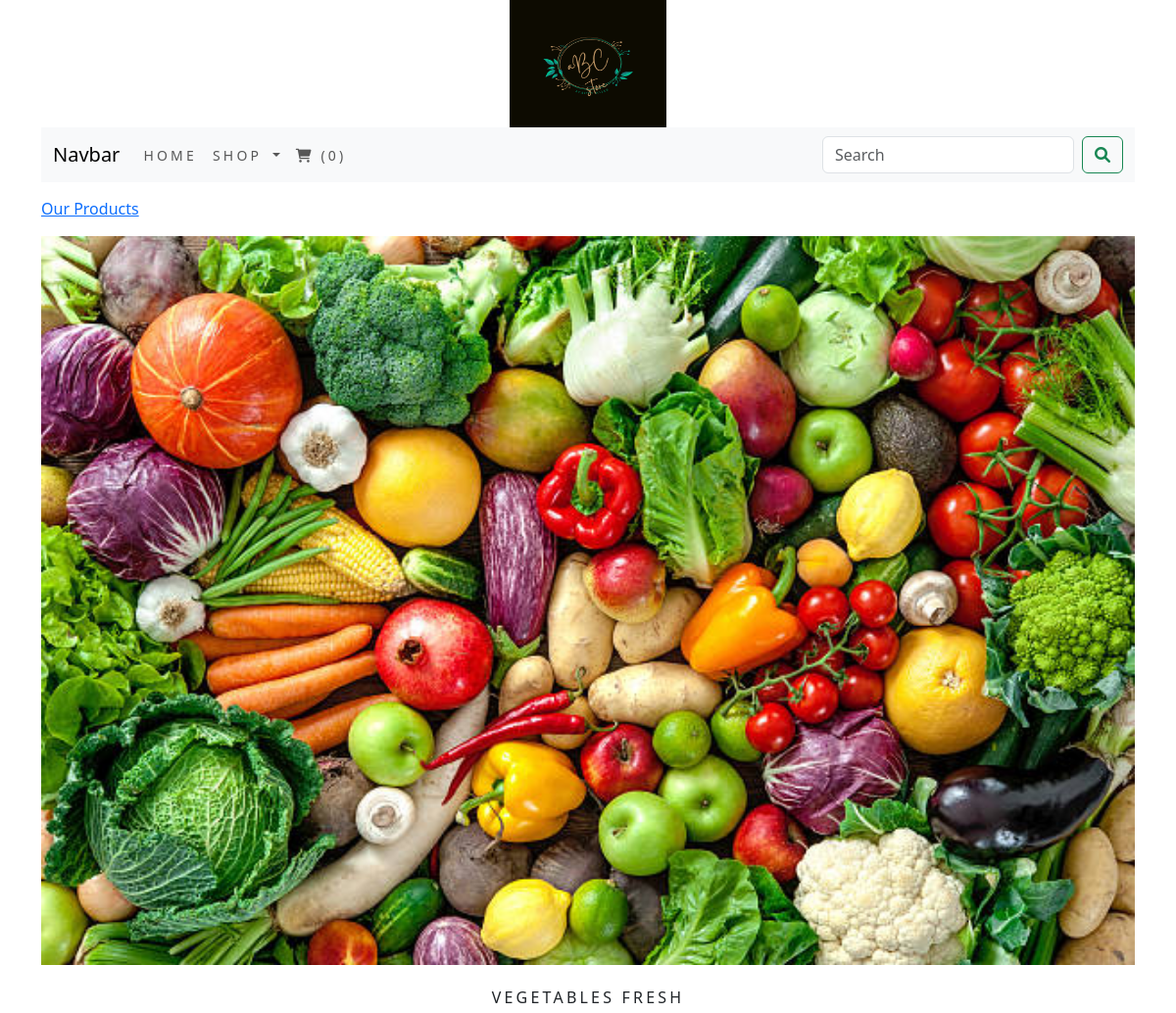
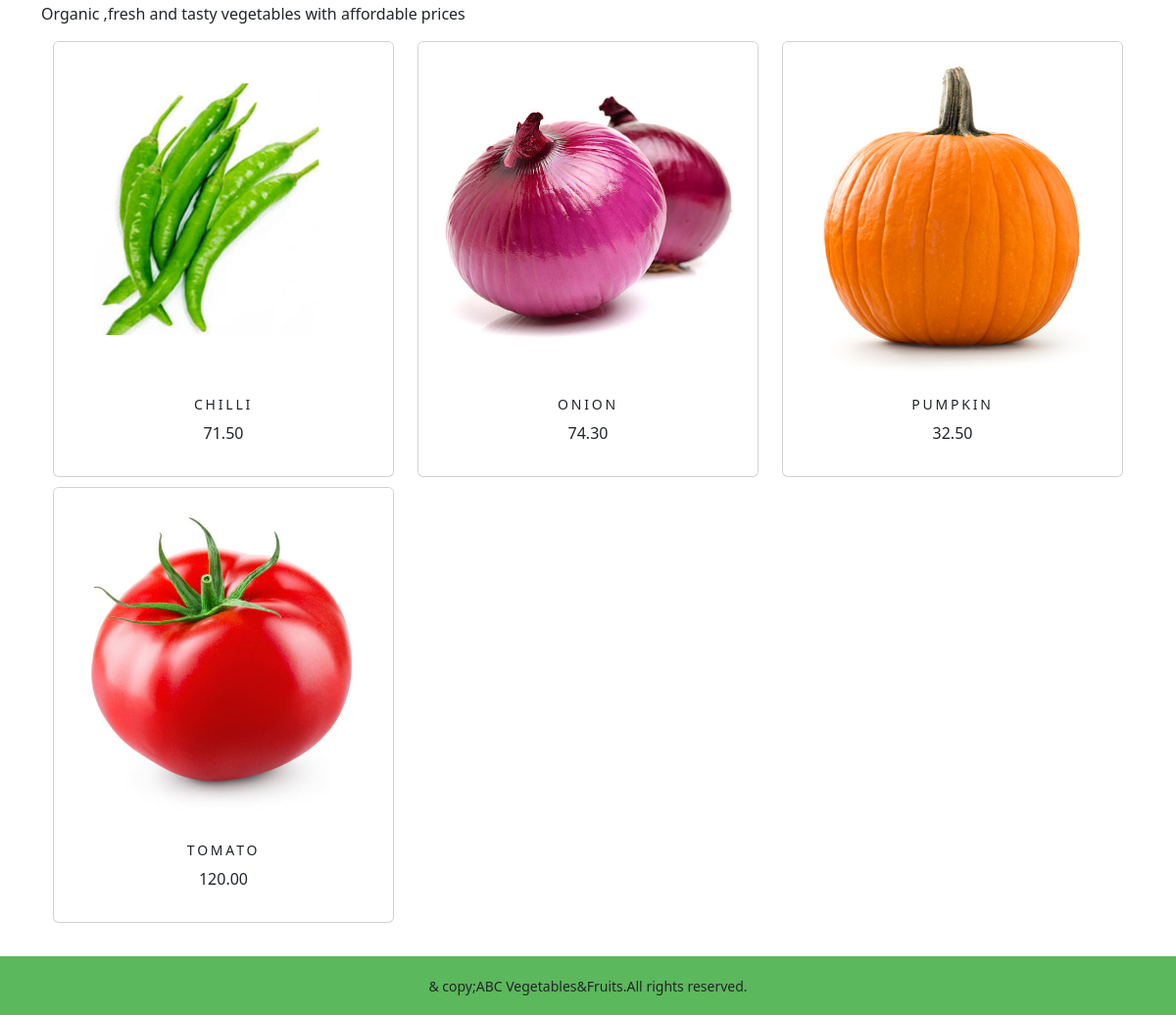
The page /shop/vegetables-fresh/ on the database its author committed (2 pictures, top to bottom).
### shop/models.py (models this page shows, shortened)
class Category(models.Model):
    name=models.CharField(max_length=250,unique=True)
    slug=models.SlugField(max_length=250,unique=True)
    desc=models.TextField(blank=True)
    img=models.ImageField(upload_to='category',blank=True)
    class Meta:
        ordering=('name',)
        verbose_name='category'
        verbose_name_plural='categories'
    def get_url(self):
        return reverse('shop:products_by_category',args=[self.slug])

class Product(models.Model):
    name=models.CharField(max_length=250,unique=True)
    slug=models.SlugField(max_length=250,unique=True)
    desc=models.TextField(blank=True)
    price=models.DecimalField(max_digits=10,decimal_places=2)
    category=models.ForeignKey(Category,on_delete=models.CASCADE)
    img=models.ImageField(upload_to='product',blank=True)
    stock=models.IntegerField()
    avilable=models.BooleanField(default=True)
    created=models.DateTimeField(auto_now_add=True)
    updated=models.DateTimeField(auto_now=True)
    def get_url(self):
        return reverse('shop:prodcatdetail',args=[self.category.slug,self.slug])
    class Meta:
        ordering = ('name',)
        verbose_name = 'product'
        verbose_name_plural = 'products'

### shop/views.py (the view)
# urls.py: path('',views.allProdCat,name='allProdCat'),
def  allProdCat(request,c_slug=None):
    c_page=None
    products_list=None
    if c_slug!=None:
        c_page=get_object_or_404(Category,slug=c_slug)
        products_list=Product.objects.all().filter(category=c_page,avilable=True)
    else:
        products_list=Product.objects.all().filter(avilable=True)
    paginator= Paginator(products_list,6)
    try:
        page=int(request.GET.get('page','1'))
    except:
        page=1
    try:
        products=paginator.page(page)
    except (InvalidPage,EmptyPage):
        products=paginator.page(paginator.num_pages)
    return render(request,'category.html',{'category':c_page,'products':products})

### cart/context_processors.py (called while the page is built)
def counter(request):
    item_count = 0
    if 'admin' in request.path:
        return {}
    else:
        try:
            cart=Cart.objects.filter(cart_id=_cart_id(request))
            cart_items=CartItem.objects.all().filter(cart=cart[:1])
            for cart_item in cart_items:
                item_count += cart_item.quantity
        except Cart.DoesNotExist:
            item_count = 0
    return dict(item_count=item_count)

### cart/views.py (called while the page is built)
def _cart_id(request):
    cart=request.session.session_key
    if not cart:
        cart=request.session.create()
    return cart

### shop/context_processors.py (called while the page is built)
def menu_links(request):
    links=Category.objects.all()
    return dict(links=links)

### templates/category.html (shortened to what this page needs)
{% extends 'base.html' %}
{% load static %}
{% block content %}
   {% if category %}
<div>
    <div class="row my_row_class">
        <div class="mx_auto">
        <p><a href="{% url 'shop:allProdCat' %}">Our Products</a></p>
        </div>
    </div>
</div>
   {% endif %}
<div class="mx_auto">
    {% if category %}
    <img class="my_image" src="{{category.img.url}}" alt="{{category.name}}">
</div>
<br>
<div>
    <h1 class="text-center my_title">{{category.name}}</h1>
    <p class="text-justify">{{category.desc}}</p>
</div>
    {% endif %}
<div class="container">
    <div class="row mx_auto">
        {% for product in products.object_list %}
        <div class="my_bottom_margin col-9 col-sm-12 col-md-4 col-lg-4">
            <div class="card text-center" style="min-width:18rem;">
                <a href="{{product.get_url}}"><img class="card-img-top my_image" src="{{product.img.url}}" alt="{{product.name}}"></a>
            <div class="card-body">
                <h4>{{product.name}}</h4>
                <p>{{product.price}}</p>
            </div>
            </div>
        </div>
        {% endfor %}
    </div>
    <br>
</div>
{% endblock %}

### static/css/custom.css (style rules this page uses)
.my_row_class { padding-top:15px; }
.my_image { width:100%; height:auto; }
.my_title { letter-spacing:.2em; text-transform:uppercase; font-size:16px; }
.my_bottom_margin { margin-bottom:10px; }
.card-body h4 { letter-spacing:.2em; text-transform:uppercase; font-size:14px; }

### rows shown on the page
Category: img (picture), name "VEGETABLES FRESH", desc "Organic ,fresh and tasty vegetables with affordable prices"
Product: img (picture), name "CHILLI", price "71.50"
Product: img (picture), name "ONION", price "74.30"
Product: img (picture), name "PUMPKIN", price "32.50"
Product: img (picture), name "TOMATO", price "120.00"
